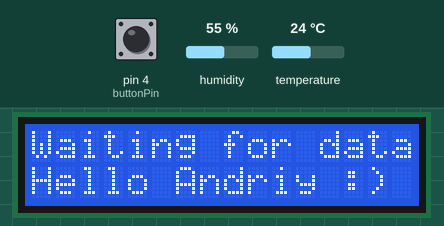
Simulated run of this sketch. Board: Arduino Uno, built with avr-gcc and run on an emulated ATmega328P. On the bench: 16×2 character LCD. The test bench sets the inputs (shaded band); at power-on: pin 4 (buttonPin) LOW, humidity 55 %, temperature 24 °C.

Above: at 1.2 s.
1.3 s: pin 4 (buttonPin) pulled HIGH for 3.2 s
At 4.5 s:
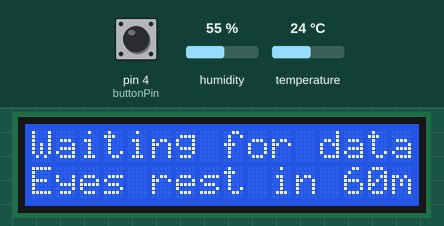
At 6.3 s:
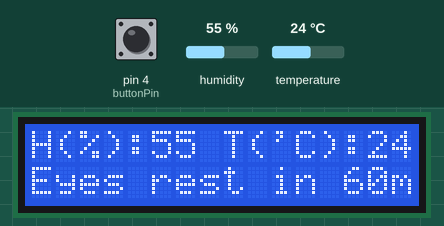
Timing chart, 0 to 7.8 s (numbered marks = the images above; inputs shaded):
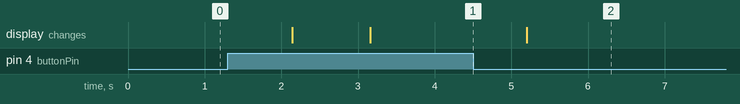

Measured:
- after the input at 1.3 s, the display: first differs from a run without the input after 1.9 s (image 1)

The sketch:

arduino_hum_temp_timer.ino
```cpp
/*-----( Import needed libraries )-----*/
#include <Wire.h>  // Comes with Arduino IDE
#include <LiquidCrystal_I2C.h>
#include <DHT.h>

/*-----( Declare Constants )-----*/
DHT dht;
const int tInterval = 60; //60
int tBrake = tInterval;
int tRest = 7;
  String sH = "H(%):";
  String sT = "T('C):";
  String sS = " ";
unsigned long seconds = 1000L; // !!! SEE THE CAPITAL "L" USED!!!
//unsigned long minutes = seconds * 59;
//unsigned long hours = minutes * 60;
const int buttonPin = 4;     // the number of the pushbutton pin
boolean sBlicking = false;

/*-----( Declare objects )-----*/
// set the LCD address to 0x27 for a 16 chars 2 line display
// A FEW use address 0x3F
// Set the pins on the I2C chip used for LCD connections:
//                    addr, en,rw,rs,d4,d5,d6,d7,bl,blpol
LiquidCrystal_I2C lcd(0x27, 2, 1, 0, 4, 5, 6, 7, 3, POSITIVE);  // Set the LCD I2C address

/*-----( Declare Variables )-----*/
//NONE

void setup()   /*----( SETUP: RUNS ONCE )----*/
{
  //pinMode(buttonPin, INPUT_PULLUP);
  pinMode(buttonPin, INPUT);
  dht.setup(2); // data pin 2 for sensor
  lcd.begin(16,2);   // initialize the lcd for 16 chars 2 lines, turn on backlight
  //-------- Write characters on the display ------------------
  lcd.clear();
  lcd.setCursor(0,0); //Start at character 0 on line 0
  lcd.print("Arduino!");
  lcd.setCursor(0,1);
  lcd.print("Hello Andriy :)");

  //Serial.begin(9600);
}/*--(end setup )---*/


void loop()   /*----( LOOP: RUNS CONSTANTLY )----*/
{
  sensor();
  rTime();

  //Serial.println(sBlicking);

  if (sBlicking == false) {
    //delay(minutes);
    int x = 0;
    while (x < 59) {
      delay(seconds);
      int buttonValue = digitalRead(buttonPin);
      if (buttonValue == HIGH) {
        tBrake = tInterval;
        break;
      }
      x++;
     }
  }
}/* --(end main loop )-- */

void sensor(){
  lcd.setCursor(0,0);
  lcd.print("Waiting for data");
  delay(dht.getMinimumSamplingPeriod());
  int h = dht.getHumidity();
  int t = dht.getTemperature();
  String sPrintLine1 = sH+h+sS+sT+t;

  lcd.clear();
  lcd.setCursor(0,0); lcd.print(sPrintLine1);
}

void rTime() {
  if (tBrake > tRest){
    lcd.setCursor(0,1);
    //lcd.print("Brake in "); lcd.print(tBrake); lcd.print(" min.");
    lcd.print("Eyes rest in "); lcd.print(tBrake); lcd.print("m");
    sBlicking = false;

  }else if(tBrake > 0 && tBrake <= tRest){
    lcd.setCursor(0,1);
    lcd.print("Make a coffee ;)");
    int x = 0;
    while (x < 29) {
      lcd.display();
      delay(seconds);
      lcd.noDisplay();
      delay(seconds);
      lcd.display();
      int buttonValue = digitalRead(buttonPin);
      if (buttonValue == HIGH) {
        tBrake = tInterval+1;
        break;
      }
      x++;
    }
    sBlicking = true;

  } else{
    lcd.setCursor(0,1);
    lcd.print("Back to work!");
    tBrake = tInterval;
    sBlicking = false;
  }
  tBrake = tBrake-1;
}
/* ( THE END ) */
```
